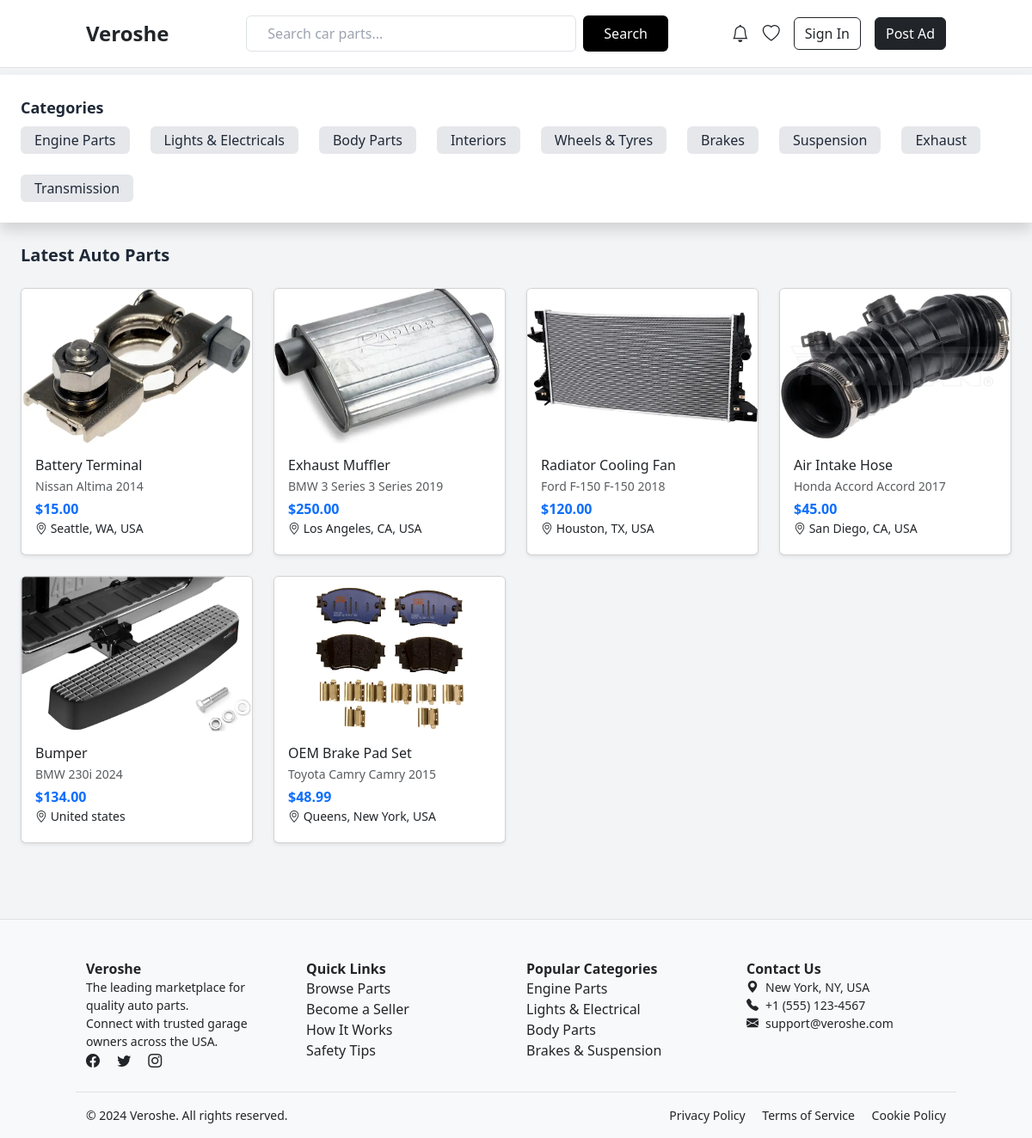
Before: / with the older database file.
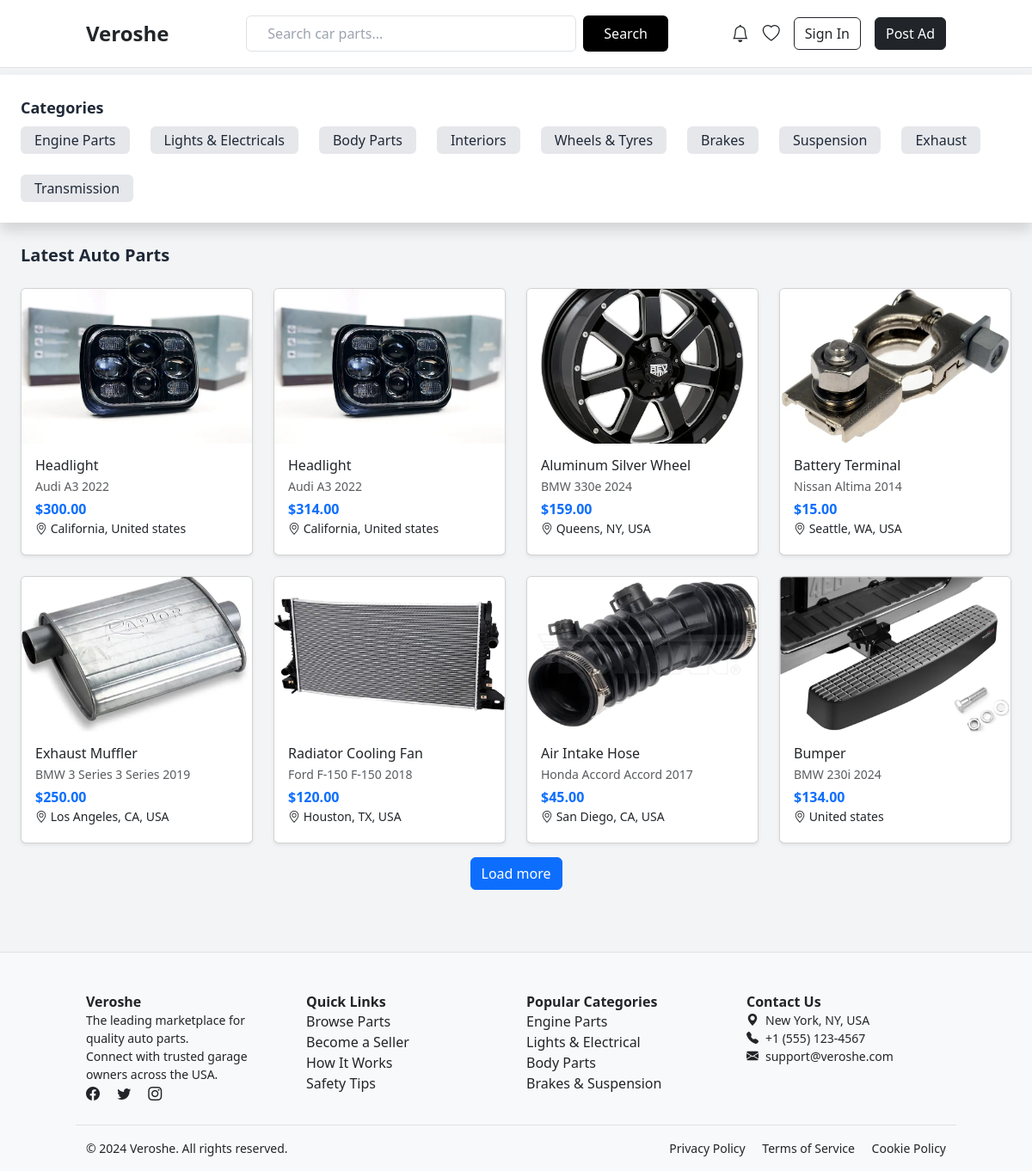
After: the same page with the newer database file.
### core/models.py (models this page shows, shortened)
class Category(models.Model):
    name = models.CharField(max_length=100)
    slug = models.SlugField(unique=True)

class Ad(models.Model):
    seller = models.ForeignKey(settings.AUTH_USER_MODEL, on_delete=models.CASCADE)
    category = models.ForeignKey(Category, choices=CATEGORY_CHOICES, on_delete= models.CASCADE, null=True, blank=True)
    title = models.CharField(max_length=255)
    make = models.CharField(max_length=255, null=True, blank=True)
    model = models.CharField(max_length=255, null=True, blank=True)
    sub_model = models.CharField(max_length=100, null=True, blank=True)
    year = models.PositiveIntegerField(blank=True, null=True)
    fuel_type = models.CharField(max_length=20, choices=FUEL_CHOICES, null=True, blank=True)
    transmission = models.CharField(max_length=20,choices=TRANSMISSION_CHOICES, default='Manual', blank=True, null=True)
    description = models.TextField(blank=True, null=True)
    price = models.DecimalField(max_digits=10, decimal_places=2)
    image = models.ImageField(upload_to='ads/', blank=True, null=True)
    location = models.CharField(max_length=100, blank=True, null=True)
    mobile_number = models.CharField(max_length=15, blank=True, null=True)
    is_expired = models.BooleanField(default=False)
    created_at = models.DateTimeField(auto_now_add=True)
    views = models.IntegerField(default=0)
    is_active = models.BooleanField(default=True)

### core/views.py (the view, shortened to what this page needs)
# urls.py: 2. Add a URL to urlpatterns:  path('', views.home, name='home')
def home(request):
    makes = Ad.objects.values_list('make', flat=True).distinct()
    models = Ad.objects.values_list('model', flat=True).distinct()
    submodels = Ad.objects.values_list('sub_model', flat=True).distinct()
    ads = Ad.objects.filter(is_active=True, is_expired=False).order_by('-created_at') # assuming you want latest first
    categories = Category.objects.all()
    years = list(range(datetime.now().year, 1950, -1))
    paginator = Paginator(ads, 8)
    page_number = request.GET.get('page', 1)
    page_obj = paginator.get_page(page_number)
    return render(request, 'core/home.html', { 'page_obj': page_obj,  # Show only first 10 ads initially
        "show_search": True,
        'categories': categories,
        'years': years,
        'makes': makes,
        'models': models,
        'submodels': submodels,
    })

### core/templates/core/home.html (shortened to what this page needs)
{% extends 'core/base.html' %}
{% load custom_filters %}
{% load static %}
{% block content %}
<section class="bg-white p-4 shadow mt-2">
  <h2 class="text-lg font-semibold mb-2">Categories</h2>
  <div class="flex gap-4 flex-wrap">
    {% for category in categories %}
    <a href="{% url 'search_results' %}?category={{ category.id }}" class="px-3 py-1 bg-gray-200 rounded hover:bg-blue-100">{{ category.name }}</a>
    {% endfor %}
  </div>
</section>
<main class="p-6">
  <h2 class="text-xl font-bold mb-4">Latest Auto Parts</h2>
  <div id="ads-container" class="grid grid-cols-1 md:grid-cols-2 lg:grid-cols-4 gap-6">
    {% for ad in page_obj %}
      <div class="col">
        <div class="card h-100 shadow-sm">
          {% if ad.image %}
            <img src="{{ ad.image.url }}" class="card-img-top" alt="{{ ad.title }}" style="height: 180px; object-fit: cover;">
          {% else %}
            <div class="bg-light d-flex align-items-center justify-content-center" style="height: 180px;">
              <span class="text-muted">No image</span>
            </div>
          {% endif %}
          <div class="card-body">
            <h6 class="card-title mb-1 text-truncate">{{ ad.title }}</h6>
            <p class="small text-muted mb-1">{{ ad.make  }} {{ ad.model }} {{ ad.year }}</p>
            <p class="fw-bold text-primary">${{ ad.price }}</p>
            <p class="small mb-1"><i class="bi bi-geo-alt"></i> {{ ad.location }}</p>
          </div>
        </div>
      </div>
    {% empty %}
      <p>No ads available yet.</p>
    {% endfor %}
  </div>
  <div class="text-center mt-3">
    {% if page_obj.has_next %}
      <button id="load-more" class="btn btn-primary" data-page="2">Load more</button>
    {% endif %}
  </div>
</main>
{% endblock %}

### core/templates/core/base.html (shortened to what this page needs)
{% load static %}
<!DOCTYPE html>
<html lang="en">
<head>
  <link href="https://cdn.jsdelivr.net/npm/bootstrap@5.3.0/dist/css/bootstrap.min.css" rel="stylesheet">
  <link rel="stylesheet" href="https://cdn.jsdelivr.net/npm/bootstrap-icons@1.10.5/font/bootstrap-icons.css">
  <link href="https://cdn.jsdelivr.net/npm/select2@4.1.0-rc.0/dist/css/select2.min.css" rel="stylesheet" />
  <link rel="stylesheet" href="https://cdn.jsdelivr.net/npm/bootstrap-select@1.14.0-beta3/dist/css/bootstrap-select.min.css">
  <script src="https://cdn.tailwindcss.com"></script>
</head>
<body class="bg-gray-100 text-gray-800">
<nav class="navbar navbar-expand-lg bg-white border-bottom py-3">
  <div class="container">
    <a class="navbar-brand fw-bold fs-4 text-dark" href="{% url 'home' %}">Veroshe</a>
    {% if show_search %}
    <form method="GET" action="{% url 'search_results' %}" class="flex gap-2 mx-auto">
      <input type="text" name="q" placeholder="Search car parts..." class="border rounded px-4 py-2 w-96" />
      <button class="bg-black text-white px-4 py-2 rounded">Search</button>
    </form>
    {% endif %}
    {% if request.resolver_match.url_name != 'login' and request.resolver_match.url_name != 'register' %}
    <div class="d-flex align-items-center gap-3">
      <a href="#" class="text-dark position-relative">
    <i class="bi bi-bell fs-5"></i>
      </a>
      <a href="#" class="text-dark">
    <i class="bi bi-heart fs-5"></i>
      </a>
      {% if user.is_authenticated %}
      <div class="dropdown">
        <a class="nav-link dropdown-toggle d-flex align-items-center" href="#" role="button" data-bs-toggle="dropdown" aria-expanded="false">
          <img src="{% if user.profile_image %}{{ user.profile_image.url }}{% else %}{% static 'images/profile-l.png' %}{% endif %}"
               class="rounded-circle" width="36" height="36" alt="Profile" style="object-fit: cover;">
        </a>
        <ul class="dropdown-menu dropdown-menu-end">
          <li class="dropdown-header text-center">
            <img src="{% if user.profile_image %}{{ user.profile_image.url }}{% else %}{% static 'images/profile-l.png' %}{% endif %}"
                 class="rounded-circle mb-2" style="width: 70px; height: 70px; object-fit: cover;">
            <h6 class="mb-0">{{ user.get_full_name|default:user.username }}</h6>
          </li>
          <li><hr class="dropdown-divider"></li>
          {% if user.user_type == 'seller' %}
            <li><a class="dropdown-item" href="{% url 'seller_dashboard' %}">My Dashboard</a></li>
          {% else %}
            <li><a class="dropdown-item" href="{% url 'upgrade_to_seller' %}">Become a Seller</a></li>
          {% endif %}
          <li><a class="dropdown-item" href="{% url 'logout' %}">Sign Out</a></li>
        </ul>
      </div>
      {% else %}
        <a href="{% url 'login' %}" class="btn btn-outline-dark">Sign In</a>
      {% endif %}
      {% if request.resolver_match.url_name != 'select_category' and request.resolver_match.url_name != 'post_ad' %}
      <ul class="navbar-nav ms-auto align-items-center">
        <li class="nav-item">
          {% if user.is_authenticated %}
            <a class="btn btn-dark ms-2" href="{% url 'select_category' %}">Post Ad</a>
          {% else %}
            {% if request.resolver_match.url_name == 'home' %}
              <button class="btn btn-dark" data-bs-toggle="modal" data-bs-target="#loginModal">Post Ad</button>
            {% endif %}
          {% endif %}
          {% endif %}
       </li>
      </ul>
      {% endif %}
  </div>
</nav>
<main>
  {% block content %}
  {% endblock %}
</main>
<footer class="bg-light text-dark mt-5 border-top pt-5 pb-3">
  <div class="container">
    <div class="row">
      <div class="col-md-3">
        <h5 class="fw-bold">Veroshe</h5>
        <p class="small">
          The leading marketplace for quality auto parts. <br>
          Connect with trusted garage owners across the USA.
        </p>
        <div>
          <a href="#" class="text-dark me-3"><i class="bi bi-facebook"></i></a>
          <a href="#" class="text-dark me-3"><i class="bi bi-twitter"></i></a>
          <a href="#" class="text-dark"><i class="bi bi-instagram"></i></a>
        </div>
      </div>
      <div class="col-md-3">
        <h6 class="fw-semibold">Quick Links</h6>
        <ul class="list-unstyled">
          <li><a href="#" class="text-decoration-none text-dark">Browse Parts</a></li>
          <li><a href="#" class="text-decoration-none text-dark">Become a Seller</a></li>
          <li><a href="#" class="text-decoration-none text-dark">How It Works</a></li>
          <li><a href="#" class="text-decoration-none text-dark">Safety Tips</a></li>
        </ul>
      </div>
      <div class="col-md-3">
        <h6 class="fw-semibold">Popular Categories</h6>
        <ul class="list-unstyled">
          <li><a href="#" class="text-decoration-none text-dark">Engine Parts</a></li>
          <li><a href="#" class="text-decoration-none text-dark">Lights & Electrical</a></li>
          <li><a href="#" class="text-decoration-none text-dark">Body Parts</a></li>
          <li><a href="#" class="text-decoration-none text-dark">Brakes & Suspension</a></li>
        </ul>
      </div>
      <div class="col-md-3">
        <h6 class="fw-semibold">Contact Us</h6>
        <ul class="list-unstyled small">
          <li><i class="bi bi-geo-alt-fill me-2"></i>New York, NY, USA</li>
          <li><i class="bi bi-telephone-fill me-2"></i>+1 (555) 123-4567</li>
          <li><i class="bi bi-envelope-fill me-2"></i>support@veroshe.com</li>
        </ul>
      </div>
    </div>
    <div class="row mt-4 border-top pt-3">
      <div class="col-md-6 small">
        &copy; 2024 Veroshe. All rights reserved.
      </div>
      <div class="col-md-6 text-end small">
        <a href="#" class="text-decoration-none text-dark me-3">Privacy Policy</a>
        <a href="#" class="text-decoration-none text-dark me-3">Terms of Service</a>
        <a href="#" class="text-decoration-none text-dark">Cookie Policy</a>
      </div>
    </div>
  </div>
</footer>
</body>
</html>

Changed rows visible on the page:
no longer on this page (row unchanged): Ad: image (picture), title "OEM Brake Pad Set", make "Toyota Camry", model "Camry", year "2015", price "48.99", location "Queens, New York, USA"
added Ad: image (picture), title "Headlight", make "Audi", model "A3", year "2022", price "300.00", location "California, United states"
added Ad: image (picture), title "Headlight", make "Audi", model "A3", year "2022", price "314.00", location "California, United states"
added Ad: image (picture), title "Aluminum Silver Wheel", make "BMW", model "330e", year "2024", price "159.00", location "Queens, NY, USA"
Other visible differences:
text now shown: "Load more"
